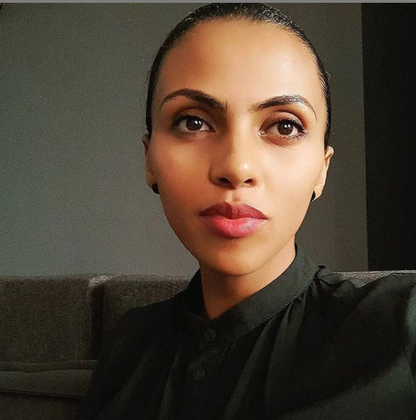
%> input picture Zeritu.png, 416 x 420 px, shrunk from 597 x 603 before the run
$ octave low_pas_filter.m   (GNU Octave 9; MATLAB toolbox functions it lacks are replaced by stand-ins)
%> lines starting %> are read from the running program, lines starting %| are printed output that depends on the picture
%% AAiT_DSP_Project_Section_3C_2021


%% Low-Pass Filter
clear all;
clc;
close all;

%% reading image (grayscale)
I = imread('Zeritu.png');
%> I is the input picture: size 420x416x3 uint8; mean R, G, B 78.6, 66.2, 52.9
I = rgb2gray(I);
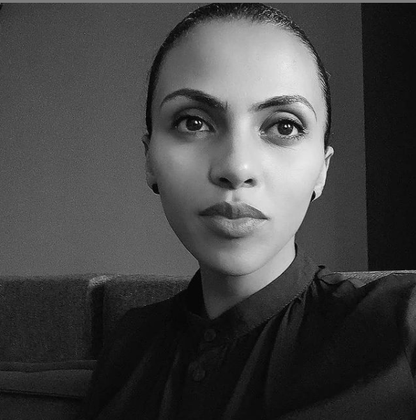
%> I: size 420x416 uint8; min 0, max 255, mean 68.5

[M,N] = size(I);
%> M = 420; N = 416

%% Finding D(u,v)
D = zeros(size(I));
for u = 1:M
    for v = 1:N
        D(u,v) = ((u-(M/2))^2 + (v-(N/2))^2)^(1/2);
    end
end
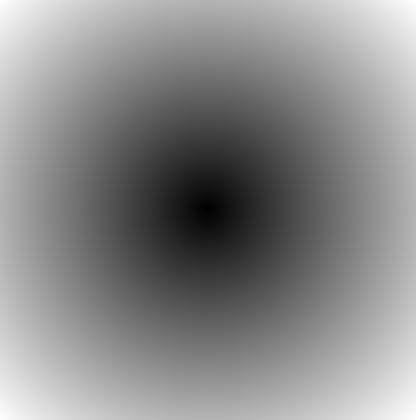
%> D: size 420x416 double; min 0, max 295.6, mean 159.9; drawn with min black and max white

%% finding H(u,v)
H = zeros(size(I));
for u = 1:M
    for v = 1:N
        H(u,v) = 1/(1 + (D(u,v)/20)^4);
    end
end
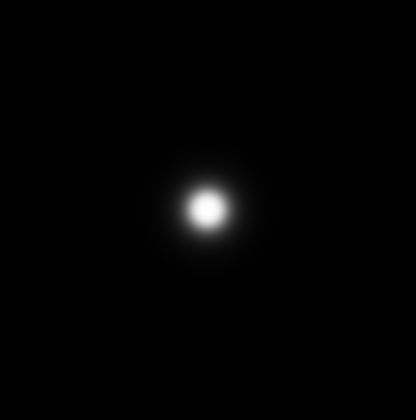
%> H: size 420x416 double; min 2.1e-05, max 1, mean 0.0112

%% Processing
F = fft2(I);
F = fftshift(F);
Y  = F.*H;
Y1 = ifftshift(Y);
y = ifft2(Y1);

%% Displaying results
subplot(121),imshow(I),title('Original Image');
subplot(122),imshow(uint8(y)),title('Output image');
%> (this line was passed over: imshow is not available in this run)

%% Result
% Low Pass Filter allows only low frequencies of the image, and bocks
% higher freqencies. As our eyes more sensitive to low frequencies, hence
% the output is not much different to the input.

$ run again, with build.jpg saved as Zeritu.png
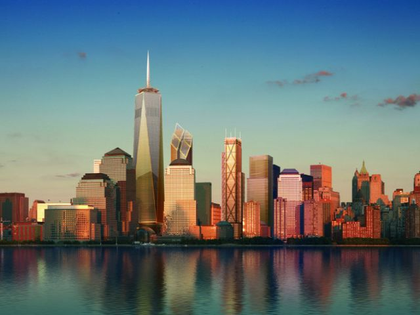
%> input picture build.jpg, 420 x 315 px, shrunk from 640 x 480 before the run
%> I is the input picture: size 315x420x3 uint8; mean R, G, B 102.1, 117.3, 119.1
%> I: size 315x420 uint8
%> after the loop `for u = 1:M`:
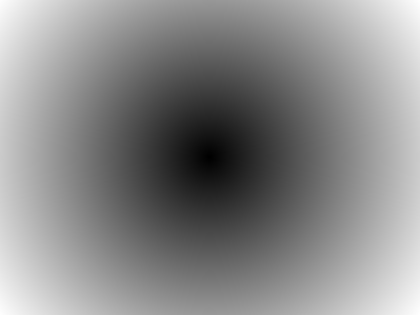
%> D: size 315x420 double; min 0.5, max 262.5, mean 141.5; drawn with min black and max white
%> after the loop `for u = 1:M`:
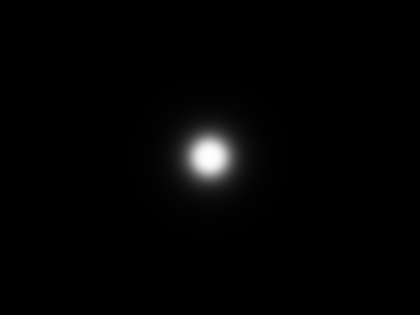
%> H: size 315x420 double; min 3.37e-05, max 1, mean 0.0148
